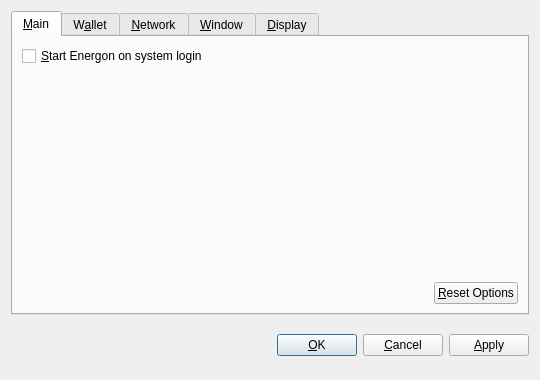
<?xml version="1.0" encoding="UTF-8"?>
<ui version="4.0">
 <class>OptionsDialog</class>
 <widget class="QDialog" name="OptionsDialog">
  <property name="geometry">
   <rect>
    <x>0</x>
    <y>0</y>
    <width>540</width>
    <height>380</height>
   </rect>
  </property>
  <property name="windowTitle">
   <string>Options</string>
  </property>
  <property name="modal">
   <bool>true</bool>
  </property>
  <layout class="QVBoxLayout" name="verticalLayout">
   <item>
    <widget class="QTabWidget" name="tabWidget">
     <property name="tabPosition">
      <enum>QTabWidget::North</enum>
     </property>
     <property name="currentIndex">
      <number>0</number>
     </property>
     <widget class="QWidget" name="tabMain">
      <attribute name="title">
       <string>&amp;Main</string>
      </attribute>
      <layout class="QVBoxLayout" name="verticalLayout_Main">
       <item>
        <widget class="QCheckBox" name="bitcoinAtStartup">
         <property name="toolTip">
          <string>Automatically start Energon after logging in to the system.</string>
         </property>
         <property name="text">
          <string>&amp;Start Energon on system login</string>
         </property>
        </widget>
       </item>
       <item>
        <spacer name="verticalSpacer_Main">
         <property name="orientation">
          <enum>Qt::Vertical</enum>
         </property>
         <property name="sizeHint" stdset="0">
          <size>
           <width>20</width>
           <height>40</height>
          </size>
         </property>
        </spacer>
       </item>
       <item>
        <layout class="QHBoxLayout" name="horizontalLayout_2_Main">
         <item>
          <spacer name="horizontalSpacer_2_Main">
           <property name="orientation">
            <enum>Qt::Horizontal</enum>
           </property>
           <property name="sizeHint" stdset="0">
            <size>
             <width>40</width>
             <height>20</height>
            </size>
           </property>
          </spacer>
         </item>
         <item>
          <widget class="QPushButton" name="resetButton">
           <property name="toolTip">
            <string>Reset all client options to default.</string>
           </property>
           <property name="text">
            <string>&amp;Reset Options</string>
           </property>
           <property name="autoDefault">
            <bool>false</bool>
           </property>
          </widget>
         </item>
        </layout>
       </item>
      </layout>
     </widget>
     <widget class="QWidget" name="tabWallet">
      <attribute name="title">
       <string>W&amp;allet</string>
      </attribute>
      <layout class="QVBoxLayout" name="verticalLayout_Network">
       <item>
        <widget class="QLabel" name="transactionFeeInfoLabel">
         <property name="text">
          <string>Optional transaction fee per kB that helps make sure your transactions are processed quickly. Most transactions are 1 kB.</string>
         </property>
         <property name="textFormat">
          <enum>Qt::PlainText</enum>
         </property>
         <property name="wordWrap">
          <bool>true</bool>
         </property>
        </widget>
       </item>
       <item>
        <layout class="QHBoxLayout" name="horizontalLayout_1_Main">
         <item>
          <widget class="QLabel" name="transactionFeeLabel">
           <property name="text">
            <string>Pay transaction &amp;fee</string>
           </property>
           <property name="textFormat">
            <enum>Qt::PlainText</enum>
           </property>
           <property name="buddy">
            <cstring>transactionFee</cstring>
           </property>
          </widget>
         </item>
         <item>
          <widget class="BitcoinAmountField" name="transactionFee"/>
         </item>
         <item>
          <spacer name="horizontalSpacer_1_Main">
           <property name="orientation">
            <enum>Qt::Horizontal</enum>
           </property>
           <property name="sizeHint" stdset="0">
            <size>
             <width>40</width>
             <height>20</height>
            </size>
           </property>
          </spacer>
         </item>
        </layout>
       </item>
       <item>
        <widget class="QLabel" name="label">
         <property name="text">
          <string>If you disable the spending of unconfirmed change, the change from a transaction cannot be used until that transaction has at least one confirmation. This also affects how your balance is computed.</string>
         </property>
         <property name="wordWrap">
          <bool>true</bool>
         </property>
        </widget>
       </item>
       <item>
        <widget class="QCheckBox" name="spendZeroConfChange">
         <property name="text">
          <string>Spend unconfirmed change  (experts only)</string>
         </property>
        </widget>
       </item>
       <item>
        <spacer name="verticalSpacer">
         <property name="orientation">
          <enum>Qt::Vertical</enum>
         </property>
         <property name="sizeHint" stdset="0">
          <size>
           <width>20</width>
           <height>40</height>
          </size>
         </property>
        </spacer>
       </item>
      </layout>
     </widget>
     <widget class="QWidget" name="tabNetwork">
      <attribute name="title">
       <string>&amp;Network</string>
      </attribute>
      <layout class="QVBoxLayout" name="verticalLayout_Network">
       <item>
        <widget class="QCheckBox" name="mapPortUpnp">
         <property name="toolTip">
          <string>Automatically open the Energon client port on the router. This only works when your router supports UPnP and it is enabled.</string>
         </property>
         <property name="text">
          <string>Map port using &amp;UPnP</string>
         </property>
        </widget>
       </item>
       <item>
        <widget class="QCheckBox" name="connectSocks">
         <property name="toolTip">
          <string>Connect to the Energon network through a SOCKS proxy (e.g. when connecting through Tor).</string>
         </property>
         <property name="text">
          <string>&amp;Connect through SOCKS proxy:</string>
         </property>
        </widget>
       </item>
       <item>
        <layout class="QHBoxLayout" name="horizontalLayout_Network">
         <item>
          <widget class="QLabel" name="proxyIpLabel">
           <property name="text">
            <string>Proxy &amp;IP:</string>
           </property>
           <property name="textFormat">
            <enum>Qt::PlainText</enum>
           </property>
           <property name="buddy">
            <cstring>proxyIp</cstring>
           </property>
          </widget>
         </item>
         <item>
          <widget class="QValidatedLineEdit" name="proxyIp">
           <property name="maximumSize">
            <size>
             <width>140</width>
             <height>16777215</height>
            </size>
           </property>
           <property name="toolTip">
            <string>IP address of the proxy (e.g. 127.0.0.1)</string>
           </property>
          </widget>
         </item>
         <item>
          <widget class="QLabel" name="proxyPortLabel">
           <property name="text">
            <string>&amp;Port:</string>
           </property>
           <property name="textFormat">
            <enum>Qt::PlainText</enum>
           </property>
           <property name="buddy">
            <cstring>proxyPort</cstring>
           </property>
          </widget>
         </item>
         <item>
          <widget class="QLineEdit" name="proxyPort">
           <property name="maximumSize">
            <size>
             <width>55</width>
             <height>16777215</height>
            </size>
           </property>
           <property name="toolTip">
            <string>Port of the proxy (e.g. 9050)</string>
           </property>
          </widget>
         </item>
         <item>
          <widget class="QLabel" name="socksVersionLabel">
           <property name="text">
            <string>SOCKS &amp;Version:</string>
           </property>
           <property name="textFormat">
            <enum>Qt::PlainText</enum>
           </property>
           <property name="buddy">
            <cstring>socksVersion</cstring>
           </property>
          </widget>
         </item>
         <item>
          <widget class="QValueComboBox" name="socksVersion">
           <property name="toolTip">
            <string>SOCKS version of the proxy (e.g. 5)</string>
           </property>
          </widget>
         </item>
         <item>
          <spacer name="horizontalSpacer_Network">
           <property name="orientation">
            <enum>Qt::Horizontal</enum>
           </property>
           <property name="sizeHint" stdset="0">
            <size>
             <width>40</width>
             <height>20</height>
            </size>
           </property>
          </spacer>
         </item>
        </layout>
       </item>
       <item>
        <spacer name="verticalSpacer_Network">
         <property name="orientation">
          <enum>Qt::Vertical</enum>
         </property>
         <property name="sizeHint" stdset="0">
          <size>
           <width>20</width>
           <height>40</height>
          </size>
         </property>
        </spacer>
       </item>
      </layout>
     </widget>
     <widget class="QWidget" name="tabWindow">
      <attribute name="title">
       <string>&amp;Window</string>
      </attribute>
      <layout class="QVBoxLayout" name="verticalLayout_Window">
       <item>
        <widget class="QCheckBox" name="minimizeToTray">
         <property name="toolTip">
          <string>Show only a tray icon after minimizing the window.</string>
         </property>
         <property name="text">
          <string>&amp;Minimize to the tray instead of the taskbar</string>
         </property>
        </widget>
       </item>
       <item>
        <widget class="QCheckBox" name="minimizeOnClose">
         <property name="toolTip">
          <string>Minimize instead of exit the application when the window is closed. When this option is enabled, the application will be closed only after selecting Quit in the menu.</string>
         </property>
         <property name="text">
          <string>M&amp;inimize on close</string>
         </property>
        </widget>
       </item>
       <item>
        <spacer name="verticalSpacer_Window">
         <property name="orientation">
          <enum>Qt::Vertical</enum>
         </property>
         <property name="sizeHint" stdset="0">
          <size>
           <width>20</width>
           <height>40</height>
          </size>
         </property>
        </spacer>
       </item>
      </layout>
     </widget>
     <widget class="QWidget" name="tabDisplay">
      <attribute name="title">
       <string>&amp;Display</string>
      </attribute>
      <layout class="QVBoxLayout" name="verticalLayout_Display">
       <item>
        <layout class="QHBoxLayout" name="horizontalLayout_1_Display">
         <item>
          <widget class="QLabel" name="langLabel">
           <property name="text">
            <string>User Interface &amp;language:</string>
           </property>
           <property name="textFormat">
            <enum>Qt::PlainText</enum>
           </property>
           <property name="buddy">
            <cstring>lang</cstring>
           </property>
          </widget>
         </item>
         <item>
          <widget class="QValueComboBox" name="lang">
           <property name="toolTip">
            <string>The user interface language can be set here. This setting will take effect after restarting Energon.</string>
           </property>
          </widget>
         </item>
        </layout>
       </item>
       <item>
        <layout class="QHBoxLayout" name="horizontalLayout_2_Display">
         <item>
          <widget class="QLabel" name="unitLabel">
           <property name="text">
            <string>&amp;Unit to show amounts in:</string>
           </property>
           <property name="textFormat">
            <enum>Qt::PlainText</enum>
           </property>
           <property name="buddy">
            <cstring>unit</cstring>
           </property>
          </widget>
         </item>
         <item>
          <widget class="QValueComboBox" name="unit">
           <property name="toolTip">
            <string>Choose the default subdivision unit to show in the interface and when sending coins.</string>
           </property>
          </widget>
         </item>
        </layout>
       </item>
       <item>
        <widget class="QCheckBox" name="displayAddresses">
         <property name="toolTip">
          <string>Whether to show Energon addresses in the transaction list or not.</string>
         </property>
         <property name="text">
          <string>&amp;Display addresses in transaction list</string>
         </property>
        </widget>
       </item>
       <item>
        <widget class="QCheckBox" name="coinControlFeatures">
         <property name="toolTip">
          <string>Whether to show coin control features or not.</string>
         </property>
         <property name="text">
          <string>Display coin &amp;control features (experts only!)</string>
         </property>
        </widget>
       </item>
       <item>
        <spacer name="verticalSpacer_Display">
         <property name="orientation">
          <enum>Qt::Vertical</enum>
         </property>
         <property name="sizeHint" stdset="0">
          <size>
           <width>20</width>
           <height>40</height>
          </size>
         </property>
        </spacer>
       </item>
      </layout>
     </widget>
    </widget>
   </item>
   <item>
    <layout class="QHBoxLayout" name="horizontalLayout_Buttons">
     <item>
      <spacer name="horizontalSpacer_1">
       <property name="orientation">
        <enum>Qt::Horizontal</enum>
       </property>
       <property name="sizeHint" stdset="0">
        <size>
         <width>40</width>
         <height>48</height>
        </size>
       </property>
      </spacer>
     </item>
     <item>
      <widget class="QLabel" name="statusLabel">
       <property name="font">
        <font>
         <weight>75</weight>
         <bold>true</bold>
        </font>
       </property>
       <property name="text">
        <string/>
       </property>
       <property name="textFormat">
        <enum>Qt::PlainText</enum>
       </property>
       <property name="wordWrap">
        <bool>true</bool>
       </property>
      </widget>
     </item>
     <item>
      <spacer name="horizontalSpacer_2">
       <property name="orientation">
        <enum>Qt::Horizontal</enum>
       </property>
       <property name="sizeHint" stdset="0">
        <size>
         <width>40</width>
         <height>48</height>
        </size>
       </property>
      </spacer>
     </item>
     <item>
      <widget class="QPushButton" name="okButton">
       <property name="text">
        <string>&amp;OK</string>
       </property>
      </widget>
     </item>
     <item>
      <widget class="QPushButton" name="cancelButton">
       <property name="text">
        <string>&amp;Cancel</string>
       </property>
       <property name="autoDefault">
        <bool>false</bool>
       </property>
      </widget>
     </item>
     <item>
      <widget class="QPushButton" name="applyButton">
       <property name="text">
        <string>&amp;Apply</string>
       </property>
       <property name="autoDefault">
        <bool>false</bool>
       </property>
      </widget>
     </item>
    </layout>
   </item>
  </layout>
 </widget>
 <customwidgets>
  <customwidget>
   <class>BitcoinAmountField</class>
   <extends>QSpinBox</extends>
   <header>bitcoinamountfield.h</header>
  </customwidget>
  <customwidget>
   <class>QValueComboBox</class>
   <extends>QComboBox</extends>
   <header>qvaluecombobox.h</header>
  </customwidget>
  <customwidget>
   <class>QValidatedLineEdit</class>
   <extends>QLineEdit</extends>
   <header>qvalidatedlineedit.h</header>
  </customwidget>
 </customwidgets>
 <resources/>
 <connections/>
</ui>
